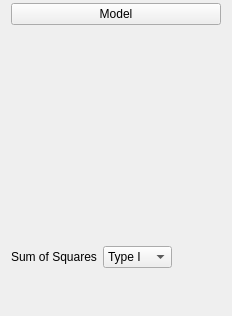
    <widget class="QWidget" name="widget_10" native="true">
     <property name="sizePolicy">
      <sizepolicy hsizetype="Preferred" vsizetype="Preferred">
       <horstretch>0</horstretch>
       <verstretch>0</verstretch>
      </sizepolicy>
     </property>
     <layout class="QGridLayout" name="gridLayout_8">
      <property name="topMargin">
       <number>3</number>
      </property>
      <property name="bottomMargin">
       <number>3</number>
      </property>
      <item row="0" column="0">
       <widget class="ExpanderButton" name="expanderModel">
        <property name="text">
         <string>Model</string>
        </property>
       </widget>
      </item>
      <item row="1" column="0">
       <widget class="QWidget" name="containerModel" native="true">
        <layout class="QGridLayout" name="gridLayout_6">
         <property name="leftMargin">
          <number>0</number>
         </property>
         <property name="topMargin">
          <number>0</number>
         </property>
         <property name="rightMargin">
          <number>0</number>
         </property>
         <property name="bottomMargin">
          <number>36</number>
         </property>
         <item row="0" column="0">
          <widget class="AnovaModelWidget" name="modelTerms" native="true">
           <property name="sizePolicy">
            <sizepolicy hsizetype="Expanding" vsizetype="Preferred">
             <horstretch>0</horstretch>
             <verstretch>0</verstretch>
            </sizepolicy>
           </property>
           <property name="minimumSize">
            <size>
             <width>0</width>
             <height>200</height>
            </size>
           </property>
          </widget>
         </item>
         <item row="1" column="0">
          <widget class="QWidget" name="sumOfSquaresContainer" native="true">
           <layout class="QHBoxLayout" name="horizontalLayout">
            <property name="leftMargin">
             <number>0</number>
            </property>
            <item>
             <widget class="QLabel" name="label_5">
              <property name="text">
               <string>Sum of Squares</string>
              </property>
             </widget>
            </item>
            <item>
             <widget class="BoundComboBox" name="sumOfSquares">
              <item>
               <property name="text">
                <string>Type I</string>
               </property>
              </item>
              <item>
               <property name="text">
                <string>Type II</string>
               </property>
              </item>
              <item>
               <property name="text">
                <string>Type III</string>
               </property>
              </item>
             </widget>
            </item>
            <item>
             <spacer name="horizontalSpacer">
              <property name="orientation">
               <enum>Qt::Horizontal</enum>
              </property>
              <property name="sizeHint" stdset="0">
               <size>
                <width>40</width>
                <height>20</height>
               </size>
              </property>
             </spacer>
            </item>
           </layout>
          </widget>
         </item>
        </layout>
       </widget>
      </item>
     </layout>
    </widget>
